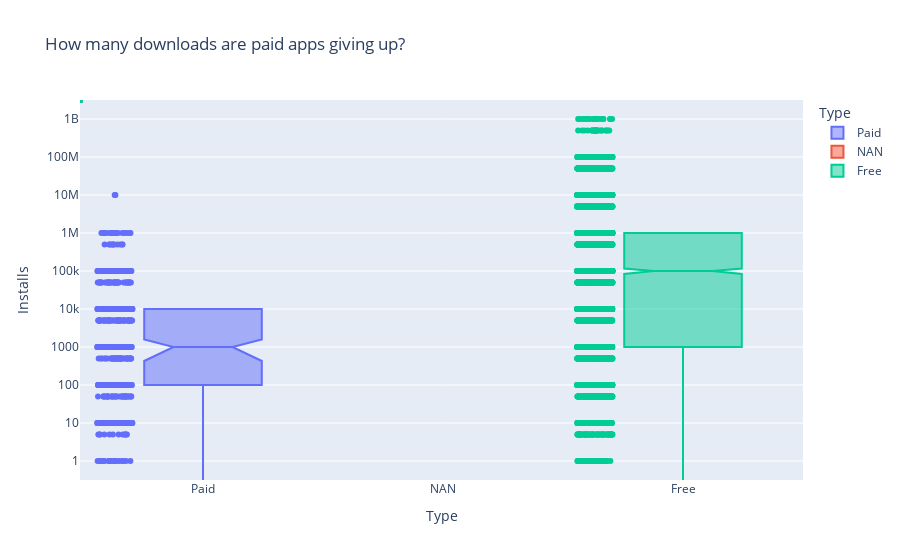

Here is the notebook cell this chart was saved with:
### Code cell
box1 = px.box(
    data_clean,
    y="Installs",
    x="Type",
    color="Type",
    notched=True,
    points="all",
    title="How many downloads are paid apps giving up?"
)
box1.update_layout(yaxis=dict(type="log"))
box1.show()

### Figure 1 — Plotly figure (JSON) as saved in the notebook; plotly's stock layout.template omitted (floating-point values rounded to 4 significant figures; data arrays with more than 128 entries replaced by an {"elided": "..."} marker saying what was removed)
{"data": [{"alignmentgroup": "True", "boxpoints": "all", "hovertemplate": "Type=%{x}<br>Installs=%{y}<extra></extra>", "legendgroup": "Paid", "marker": {"color": "#636efa"}, "name": "Paid", "notched": true, "offsetgroup": "Paid", "orientation": "v", "showlegend": true, "type": "box", "x": {"elided": "739 str values"}, "x0": " ", "xaxis": "x", "y": {"elided": "739 int values"}, "y0": " ", "yaxis": "y"}, {"alignmentgroup": "True", "boxpoints": "all", "hovertemplate": "Type=%{x}<br>Installs=%{y}<extra></extra>", "legendgroup": "NAN", "marker": {"color": "#EF553B"}, "name": "NAN", "notched": true, "offsetgroup": "NAN", "orientation": "v", "showlegend": true, "type": "box", "x": ["NAN"], "x0": " ", "xaxis": "x", "y": [0], "y0": " ", "yaxis": "y"}, {"alignmentgroup": "True", "boxpoints": "all", "hovertemplate": "Type=%{x}<br>Installs=%{y}<extra></extra>", "legendgroup": "Free", "marker": {"color": "#00cc96"}, "name": "Free", "notched": true, "offsetgroup": "Free", "orientation": "v", "showlegend": true, "type": "box", "x": {"elided": "8905 str values"}, "x0": " ", "xaxis": "x", "y": {"elided": "8905 int values"}, "y0": " ", "yaxis": "y"}], "layout": {"boxmode": "overlay", "legend": {"title": {"text": "Type"}, "tracegroupgap": 0}, "title": {"text": "How many downloads are paid apps giving up?"}, "xaxis": {"anchor": "y", "categoryarray": ["Paid", "NAN", "Free"], "categoryorder": "array", "domain": [0, 1], "title": {"text": "Type"}}, "yaxis": {"anchor": "x", "domain": [0, 1], "title": {"text": "Installs"}, "type": "log"}}}
